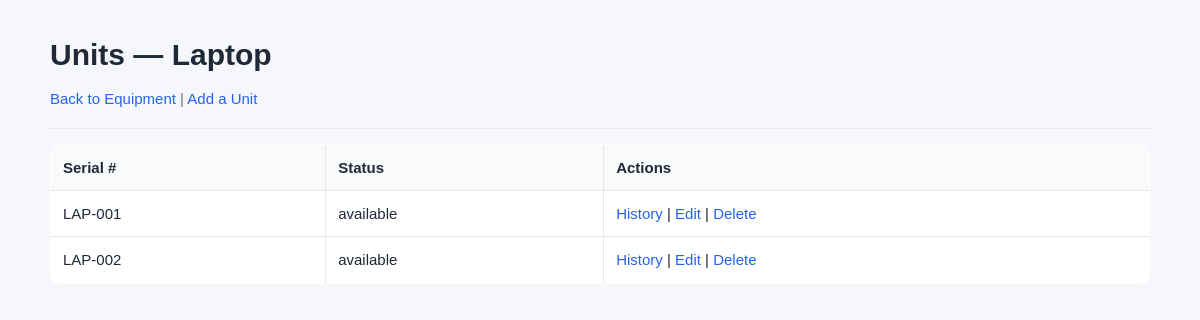
The app's page /admin/equipment_units.php?model_id=1 (signed in) with its own data.
### tables this page shows
CREATE TABLE equipment_models (
    model_id INT AUTO_INCREMENT PRIMARY KEY,
    name VARCHAR(100) NOT NULL,
    description TEXT,
    category VARCHAR(50),
    image_path VARCHAR(255),
    item_value DECIMAL(10,2) NOT NULL DEFAULT 0.00,
    created_at TIMESTAMP DEFAULT CURRENT_TIMESTAMP
);

CREATE TABLE physical_items (
    item_id INT AUTO_INCREMENT PRIMARY KEY,
    model_id INT NOT NULL,
    serial_number VARCHAR(50) NOT NULL UNIQUE,
    status ENUM('available', 'reserved', 'borrowed', 'damaged', 'lost') NOT NULL DEFAULT 'available',
    created_at TIMESTAMP DEFAULT CURRENT_TIMESTAMP,
    FOREIGN KEY (model_id) REFERENCES equipment_models(model_id) ON DELETE RESTRICT
);

### includes/functions.php (called while the page is built, shortened)
<?php
function getEquipmentModel($conn, $modelId) {
    $result = mysqli_query($conn, "SELECT * FROM equipment_models WHERE model_id = $modelId");
    return mysqli_fetch_assoc($result) ?: null;
}
function getPhysicalItemsForModel($conn, $modelId) {
    $result = mysqli_query($conn, "SELECT * FROM physical_items WHERE model_id = $modelId ORDER BY serial_number");
    return mysqli_fetch_all($result, MYSQLI_ASSOC);
}

### admin/equipment_units.php (the view, shortened to what this page needs)
<?php
require '../config.php';
require '../includes/functions.php';
$modelId = (int) ($_GET['model_id'] ?? 0);
$model = getEquipmentModel($conn, $modelId);
$units = getPhysicalItemsForModel($conn, $modelId);
?>
<!DOCTYPE html>
<html>
<head>
<link rel="stylesheet" href="../assets/css/style.css"><title>Units — <?= htmlspecialchars($model['name']) ?></title></head>
<body>
    <h1>Units — <?= htmlspecialchars($model['name']) ?></h1>
    <p><a href="equipment.php">Back to Equipment</a> |
    <a href="add_equipment.php">Add a Unit</a></p>
    <table border="1" cellpadding="6">
        <tr><th>Serial #</th><th>Status</th><th>Actions</th></tr>
        <?php foreach ($units as $u): ?>
            <tr>
                <td><?= htmlspecialchars($u['serial_number']) ?></td>
                <td><?= htmlspecialchars($u['status']) ?></td>
                <td>
                    <a href="unit_history.php?item_id=<?= (int) $u['item_id'] ?>">History</a>
                    <?php if (in_array($u['status'], ['reserved', 'borrowed'], true)): ?>
                        | <em>Currently <?= htmlspecialchars($u['status']) ?> — manage via Dashboard</em>
                    <?php else: ?>
                        | <a href="edit_unit.php?item_id=<?= (int) $u['item_id'] ?>">Edit</a>
                        | <a href="delete_unit.php?item_id=<?= (int) $u['item_id'] ?>" onclick="return confirm('Delete this unit?');">Delete</a>
                    <?php endif; ?>
                </td>
            </tr>
        <?php endforeach; ?>
    </table>
</body>
</html>

### assets/css/style.css (style rules this page uses)
:root { --bg: #f5f7fb; --card: #ffffff; --text: #1f2937; --muted: #6b7280; --border: #e5e7eb; --primary: #334155; --primary-dark: #1e293b; --success: #166534; --success-bg: #dcfce7; --danger: #b91c1c; --danger-bg: #fee2e2; --warning: #92400e; --warning-bg: #fef3c7; }
* { box-sizing: border-box; }
body { margin: 0; padding: 32px 20px 50px; background: var(--bg); color: var(--text); font: 15px/1.55 Arial, Helvetica, sans-serif; }
body > h1, body > p, body > h2, body > h3, body > table, body > form, body > ul, body > .page, body > .card, body > .message { max-width: 1100px; margin-left: auto; margin-right: auto; }
h1 { margin-top: 0; margin-bottom: 8px; font-size: 30px; }
p { color: var(--muted); }
a { color: #2563eb; text-decoration: none; }
body > p:first-of-type { margin-top: 0; padding-bottom: 18px; border-bottom: 1px solid var(--border); }
table, body > table { width: 100%; border-collapse: collapse; background: var(--card); border: 1px solid var(--border); border-radius: 10px; overflow: hidden; margin-top: 12px; }
th, td { padding: 11px 12px; border-bottom: 1px solid var(--border); text-align: left; vertical-align: middle; }
th { background: #f8fafc; font-weight: 600; }
tr:last-child td { border-bottom: 0; }

### records on screen
equipment_models: name "Laptop"
physical_items: serial_number "LAP-001", status "available"
physical_items: serial_number "LAP-002", status "available"
